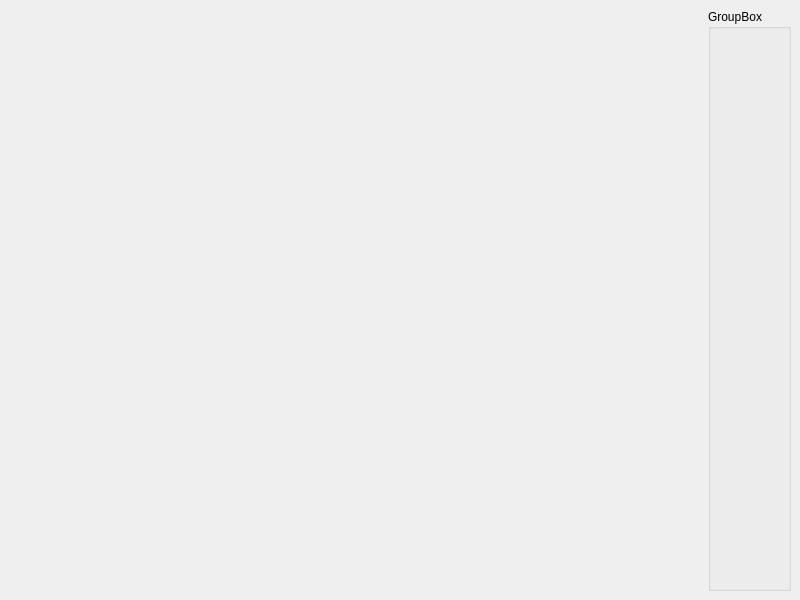
<?xml version="1.0" encoding="UTF-8"?>
<ui version="4.0">
 <class>MainWindow</class>
 <widget class="QMainWindow" name="MainWindow">
  <property name="geometry">
   <rect>
    <x>0</x>
    <y>0</y>
    <width>800</width>
    <height>600</height>
   </rect>
  </property>
  <property name="windowTitle">
   <string>MainWindow</string>
  </property>
  <widget class="QWidget" name="centralwidget">
   <layout class="QHBoxLayout" name="horizontalLayout_4">
    <item>
     <widget class="BoardView" name="widget" native="true">
      <property name="sizePolicy">
       <sizepolicy hsizetype="Expanding" vsizetype="Expanding">
        <horstretch>0</horstretch>
        <verstretch>0</verstretch>
       </sizepolicy>
      </property>
     </widget>
    </item>
    <item>
     <widget class="QGroupBox" name="groupBox">
      <property name="title">
       <string>GroupBox</string>
      </property>
     </widget>
    </item>
   </layout>
  </widget>
 </widget>
 <customwidgets>
  <customwidget>
   <class>BoardView</class>
   <extends>QWidget</extends>
   <header location="global">boardview.h</header>
   <container>1</container>
  </customwidget>
 </customwidgets>
 <resources/>
 <connections/>
</ui>
